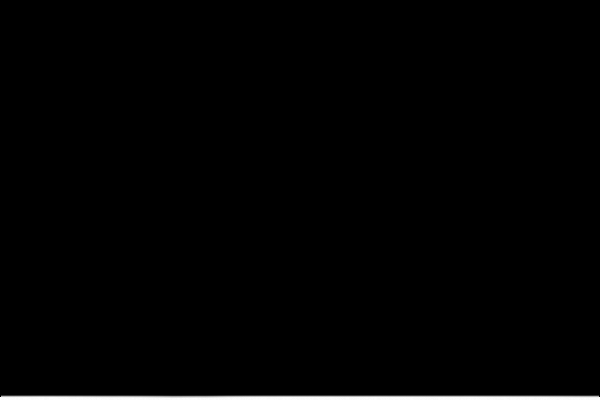
Frame 1 (no input)
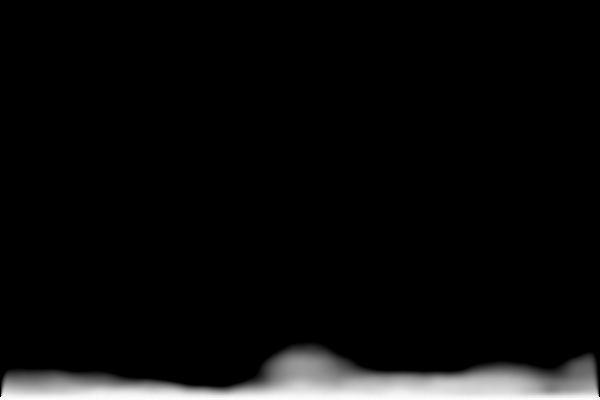
Frame 60 (the mouse pressed at the canvas centre just before this capture)
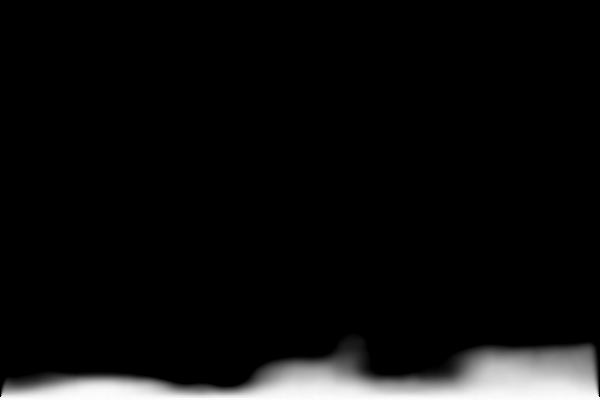
Frame 120 (the mouse held since frame 60 and released just before this capture)

The Processing sketch that drew these frames (run headless with seeded random() and noise(); from frame 60 on, the mouse is pressed at the canvas centre):

// Processing sketch: fires
// ── fires.pde
PGraphics buffer1, buffer2;
PImage coolingMap;

void setup() {
  size(600, 400);
  buffer1 = createGraphics(width, height);//createImage(width, height, RGB);
  buffer2 = createGraphics(width, height);//createImage(width, height, RGB);
  setBottomLines();
  createCoolingMap();
  //frameRate(1);
}

void setBottomLines() {
  buffer1.beginDraw();
  buffer2.beginDraw();
  buffer1.loadPixels();
  buffer2.loadPixels();
  for (int x = 0; x < buffer1.width; x += 1) {
    for (int y = buffer1.height-3; y < buffer1.height; y+=1 ) {
      int index = x + y * buffer1.width;

      color c = color(random(250, 255));
      buffer1.pixels[index] = c;
      buffer2.pixels[index] = c;
    }
  }
  buffer1.updatePixels();
  buffer2.updatePixels();
  buffer1.endDraw();
  buffer2.endDraw();
}


void draw() {
  background(0);
  buffer1.beginDraw();
  buffer2.beginDraw();
  buffer1.loadPixels();
  buffer2.loadPixels();
  for (int x = 1; x < buffer1.width-1; x += 1) {
    for (int y = 1; y < buffer1.height-1; y += 1) {
      int upOneIndex = x + (y-1) * buffer2.width;
      int coolIndex = x + y * buffer2.width;
      int i1 = (x + 1) + y * buffer1.width;
      int i2 = (x - 1) + y * buffer1.width;
      int i3 = x + (y + 1) * buffer1.width;
      int i4 = x  + (y-1) * buffer1.width;
      float b1 = brightness(buffer1.pixels[i1]);
      float b2 = brightness(buffer1.pixels[i2]);
      float b3 = brightness(buffer1.pixels[i3]);
      float b4 = brightness(buffer1.pixels[i4]);

      float c = brightness(coolingMap.pixels[coolIndex]);

      float newColour = (b1 + b2 + b3 + b4) / 4;
      //newColour = sqrt(pow(newColour, 2) - pow(c,2));
      newColour -= c;
      if (newColour < 0) {
        newColour = 0;
      }

      buffer2.pixels[upOneIndex] = color(newColour);
    }
  }
  buffer2.updatePixels();
  buffer1.endDraw();
  buffer2.endDraw();

  image(buffer2, 0, 0);
  PGraphics tmp = buffer1;
  buffer1 = buffer2;
  buffer2 = tmp;
  //buffer1 = buffer2.copy();
  //image(coolingMap, 0,0 );
  setBottomLines();
  createCoolingMap();
}



void mouseDragged() {
  buffer1.beginDraw();
  buffer1.noStroke();
  buffer1.fill(255);
  buffer1.ellipse(mouseX, mouseY, 50,50);
  buffer1.endDraw();
}

// ── Cooling.pde
float zoff = 0;
float L = 1;
float k = 8;
float x0 = 0.7;
float nf = 0.01;
void createCoolingMap() {
  zoff += 0.06;
  
  coolingMap = createImage(width, height, RGB);
  coolingMap.loadPixels();
  for (int x = 0; x < coolingMap.width; x += 1) {
    float xx = x * nf;
    for (int y = 0; y < coolingMap.height; y += 1) {
      float yy = (y + frameCount) * nf;
      float n = noise(xx,yy, zoff);
      int index = x + y * coolingMap.width;
      n = L / (1 + exp(-k * (n-x0)));
      //if (n < 0.2) n = 0;
      n *= 50;
      
      coolingMap.pixels[index] = color(n); 
    }
  }
  
  coolingMap.updatePixels();
  
  
}


void cool() {
  coolingMap.loadPixels();
  buffer1.loadPixels();
}
